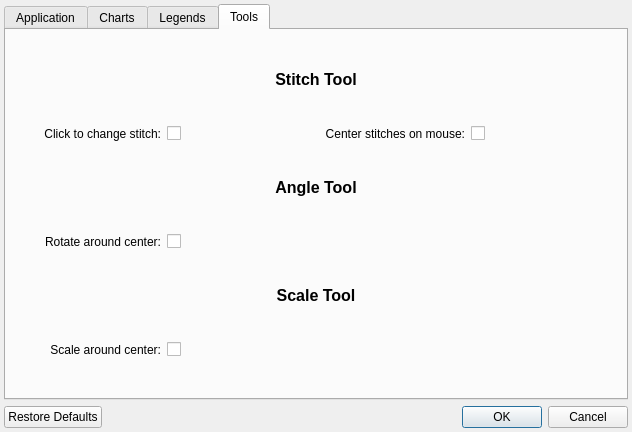
<?xml version="1.0" encoding="UTF-8"?>
<ui version="4.0">
 <class>SettingsDialog</class>
 <widget class="QDialog" name="SettingsDialog">
  <property name="geometry">
   <rect>
    <x>0</x>
    <y>0</y>
    <width>632</width>
    <height>432</height>
   </rect>
  </property>
  <property name="windowTitle">
   <string>Options</string>
  </property>
  <layout class="QGridLayout" name="gridLayout_3">
   <property name="margin">
    <number>4</number>
   </property>
   <item row="2" column="0">
    <widget class="QDialogButtonBox" name="buttonBox">
     <property name="orientation">
      <enum>Qt::Horizontal</enum>
     </property>
     <property name="standardButtons">
      <set>QDialogButtonBox::Cancel|QDialogButtonBox::Ok|QDialogButtonBox::RestoreDefaults</set>
     </property>
    </widget>
   </item>
   <item row="0" column="0">
    <widget class="QTabWidget" name="tabWidget">
     <property name="currentIndex">
      <number>3</number>
     </property>
     <widget class="QWidget" name="tab">
      <attribute name="title">
       <string>Application</string>
      </attribute>
      <layout class="QGridLayout" name="gridLayout_4">
       <item row="1" column="1" colspan="2">
        <layout class="QHBoxLayout" name="horizontalLayout">
         <item>
          <widget class="QLineEdit" name="fileLocation"/>
         </item>
         <item>
          <widget class="QToolButton" name="folderSelector">
           <property name="text">
            <string>...</string>
           </property>
          </widget>
         </item>
        </layout>
       </item>
       <item row="2" column="1" colspan="2">
        <widget class="QSpinBox" name="maxRecentFiles">
         <property name="minimum">
          <number>1</number>
         </property>
         <property name="maximum">
          <number>50</number>
         </property>
         <property name="value">
          <number>5</number>
         </property>
        </widget>
       </item>
       <item row="4" column="0" colspan="2">
        <spacer name="verticalSpacer">
         <property name="orientation">
          <enum>Qt::Vertical</enum>
         </property>
         <property name="sizeHint" stdset="0">
          <size>
           <width>20</width>
           <height>40</height>
          </size>
         </property>
        </spacer>
       </item>
       <item row="2" column="0">
        <widget class="QLabel" name="label_2">
         <property name="text">
          <string>Ma&amp;ximum Recent Files:</string>
         </property>
         <property name="alignment">
          <set>Qt::AlignRight|Qt::AlignTrailing|Qt::AlignVCenter</set>
         </property>
         <property name="buddy">
          <cstring>maxRecentFiles</cstring>
         </property>
        </widget>
       </item>
       <item row="1" column="0">
        <widget class="QLabel" name="label">
         <property name="text">
          <string>File Location:</string>
         </property>
         <property name="alignment">
          <set>Qt::AlignRight|Qt::AlignTrailing|Qt::AlignVCenter</set>
         </property>
         <property name="buddy">
          <cstring>fileLocation</cstring>
         </property>
        </widget>
       </item>
       <item row="3" column="0">
        <widget class="QLabel" name="label_27">
         <property name="toolTip">
          <string>Offset the pasted selection from the original location</string>
         </property>
         <property name="text">
          <string>Paste Offset:</string>
         </property>
         <property name="alignment">
          <set>Qt::AlignRight|Qt::AlignTrailing|Qt::AlignVCenter</set>
         </property>
         <property name="buddy">
          <cstring>pasteOffset</cstring>
         </property>
        </widget>
       </item>
       <item row="3" column="1" colspan="2">
        <widget class="QComboBox" name="pasteOffset">
         <property name="currentIndex">
          <number>0</number>
         </property>
         <item>
          <property name="text">
           <string>On mouse cursor</string>
          </property>
         </item>
         <item>
          <property name="text">
           <string>None</string>
          </property>
         </item>
         <item>
          <property name="text">
           <string>Up and Right</string>
          </property>
         </item>
         <item>
          <property name="text">
           <string>Up and Left</string>
          </property>
         </item>
         <item>
          <property name="text">
           <string>Down and Right</string>
          </property>
         </item>
         <item>
          <property name="text">
           <string>Down and Left</string>
          </property>
         </item>
        </widget>
       </item>
      </layout>
     </widget>
     <widget class="QWidget" name="tab_2">
      <attribute name="title">
       <string>Charts</string>
      </attribute>
      <layout class="QGridLayout" name="gridLayout_2">
       <item row="2" column="2">
        <widget class="QComboBox" name="chartStyle">
         <item>
          <property name="text">
           <string>Blank</string>
          </property>
         </item>
         <item>
          <property name="text">
           <string>Rows</string>
          </property>
         </item>
         <item>
          <property name="text">
           <string>Rounds</string>
          </property>
         </item>
        </widget>
       </item>
       <item row="10" column="0">
        <widget class="QLabel" name="label_23">
         <property name="text">
          <string>Alternate Row Colors:</string>
         </property>
         <property name="alignment">
          <set>Qt::AlignRight|Qt::AlignTrailing|Qt::AlignVCenter</set>
         </property>
         <property name="buddy">
          <cstring>useAltColors</cstring>
         </property>
        </widget>
       </item>
       <item row="10" column="1">
        <widget class="QCheckBox" name="useAltColors">
         <property name="sizePolicy">
          <sizepolicy hsizetype="Fixed" vsizetype="Fixed">
           <horstretch>0</horstretch>
           <verstretch>0</verstretch>
          </sizepolicy>
         </property>
         <property name="text">
          <string/>
         </property>
         <property name="checked">
          <bool>true</bool>
         </property>
        </widget>
       </item>
       <item row="10" column="2">
        <widget class="QPushButton" name="primaryColorBttn">
         <property name="sizePolicy">
          <sizepolicy hsizetype="Minimum" vsizetype="Fixed">
           <horstretch>0</horstretch>
           <verstretch>0</verstretch>
          </sizepolicy>
         </property>
         <property name="text">
          <string>Primary</string>
         </property>
         <property name="iconSize">
          <size>
           <width>16</width>
           <height>16</height>
          </size>
         </property>
        </widget>
       </item>
       <item row="11" column="2">
        <widget class="QPushButton" name="alternateColorBttn">
         <property name="sizePolicy">
          <sizepolicy hsizetype="Minimum" vsizetype="Fixed">
           <horstretch>0</horstretch>
           <verstretch>0</verstretch>
          </sizepolicy>
         </property>
         <property name="text">
          <string>Alternate</string>
         </property>
         <property name="iconSize">
          <size>
           <width>16</width>
           <height>16</height>
          </size>
         </property>
        </widget>
       </item>
       <item row="4" column="3">
        <widget class="QLabel" name="label_4">
         <property name="text">
          <string>Stitches:</string>
         </property>
         <property name="alignment">
          <set>Qt::AlignRight|Qt::AlignTrailing|Qt::AlignVCenter</set>
         </property>
         <property name="buddy">
          <cstring>stitchCount</cstring>
         </property>
        </widget>
       </item>
       <item row="4" column="4">
        <widget class="QSpinBox" name="stitchCount">
         <property name="minimum">
          <number>3</number>
         </property>
         <property name="maximum">
          <number>1000000000</number>
         </property>
         <property name="value">
          <number>15</number>
         </property>
        </widget>
       </item>
       <item row="5" column="1">
        <widget class="QCheckBox" name="showChartCenter">
         <property name="text">
          <string/>
         </property>
        </widget>
       </item>
       <item row="5" column="0">
        <widget class="QLabel" name="label_11">
         <property name="text">
          <string>Show Chart Center:</string>
         </property>
         <property name="alignment">
          <set>Qt::AlignRight|Qt::AlignTrailing|Qt::AlignVCenter</set>
         </property>
         <property name="buddy">
          <cstring>showChartCenter</cstring>
         </property>
        </widget>
       </item>
       <item row="0" column="0" colspan="5">
        <widget class="QLabel" name="label_16">
         <property name="sizePolicy">
          <sizepolicy hsizetype="Preferred" vsizetype="Fixed">
           <horstretch>0</horstretch>
           <verstretch>0</verstretch>
          </sizepolicy>
         </property>
         <property name="text">
          <string>&lt;!DOCTYPE HTML PUBLIC &quot;-//W3C//DTD HTML 4.0//EN&quot; &quot;http://www.w3.org/TR/REC-html40/strict.dtd&quot;&gt;
&lt;html&gt;&lt;head&gt;&lt;meta name=&quot;qrichtext&quot; content=&quot;1&quot; /&gt;&lt;style type=&quot;text/css&quot;&gt;
p, li { white-space: pre-wrap; }
&lt;/style&gt;&lt;/head&gt;&lt;body style=&quot; font-family:'Lucida Grande'; font-size:13pt; font-weight:400; font-style:normal;&quot;&gt;
&lt;p align=&quot;center&quot; style=&quot; margin-top:0px; margin-bottom:0px; margin-left:0px; margin-right:0px; -qt-block-indent:0; text-indent:0px;&quot;&gt;&lt;span style=&quot; font-size:12pt; font-weight:600;&quot;&gt;Chart&lt;/span&gt;&lt;/p&gt;&lt;/body&gt;&lt;/html&gt;</string>
         </property>
        </widget>
       </item>
       <item row="13" column="2">
        <widget class="QComboBox" name="chartRowIndicator">
         <item>
          <property name="text">
           <string>Dots and Text</string>
          </property>
         </item>
         <item>
          <property name="text">
           <string>Dots</string>
          </property>
         </item>
         <item>
          <property name="text">
           <string>Text</string>
          </property>
         </item>
        </widget>
       </item>
       <item row="13" column="0">
        <widget class="QLabel" name="label_28">
         <property name="text">
          <string>St&amp;yle:</string>
         </property>
         <property name="alignment">
          <set>Qt::AlignRight|Qt::AlignTrailing|Qt::AlignVCenter</set>
         </property>
         <property name="buddy">
          <cstring>chartRowIndicator</cstring>
         </property>
        </widget>
       </item>
       <item row="14" column="1">
        <widget class="QCheckBox" name="showIndicatorOutline">
         <property name="text">
          <string/>
         </property>
        </widget>
       </item>
       <item row="14" column="0">
        <widget class="QLabel" name="label_25">
         <property name="text">
          <string>Show Outline:</string>
         </property>
         <property name="alignment">
          <set>Qt::AlignRight|Qt::AlignTrailing|Qt::AlignVCenter</set>
         </property>
         <property name="buddy">
          <cstring>showIndicatorOutline</cstring>
         </property>
        </widget>
       </item>
       <item row="4" column="2">
        <widget class="QComboBox" name="defaultStitch"/>
       </item>
       <item row="2" column="4">
        <widget class="QSpinBox" name="rowCount">
         <property name="minimum">
          <number>1</number>
         </property>
         <property name="maximum">
          <number>1000000000</number>
         </property>
         <property name="value">
          <number>15</number>
         </property>
        </widget>
       </item>
       <item row="2" column="0">
        <widget class="QLabel" name="label_24">
         <property name="text">
          <string>Style:</string>
         </property>
         <property name="alignment">
          <set>Qt::AlignRight|Qt::AlignTrailing|Qt::AlignVCenter</set>
         </property>
         <property name="buddy">
          <cstring>chartStyle</cstring>
         </property>
        </widget>
       </item>
       <item row="5" column="4">
        <widget class="QSpinBox" name="increaseBy">
         <property name="minimum">
          <number>0</number>
         </property>
         <property name="value">
          <number>12</number>
         </property>
        </widget>
       </item>
       <item row="2" column="3">
        <widget class="QLabel" name="label_5">
         <property name="text">
          <string>Rows:</string>
         </property>
         <property name="alignment">
          <set>Qt::AlignRight|Qt::AlignTrailing|Qt::AlignVCenter</set>
         </property>
         <property name="buddy">
          <cstring>rowCount</cstring>
         </property>
        </widget>
       </item>
       <item row="4" column="0">
        <widget class="QLabel" name="label_6">
         <property name="text">
          <string>Default Stitch:</string>
         </property>
         <property name="alignment">
          <set>Qt::AlignRight|Qt::AlignTrailing|Qt::AlignVCenter</set>
         </property>
         <property name="buddy">
          <cstring>defaultStitch</cstring>
         </property>
        </widget>
       </item>
       <item row="10" column="4">
        <widget class="QSpinBox" name="cellHeight">
         <property name="minimum">
          <number>1</number>
         </property>
         <property name="maximum">
          <number>999999999</number>
         </property>
         <property name="value">
          <number>64</number>
         </property>
        </widget>
       </item>
       <item row="11" column="4">
        <widget class="QSpinBox" name="cellWidth">
         <property name="minimum">
          <number>1</number>
         </property>
         <property name="maximum">
          <number>999999999</number>
         </property>
         <property name="value">
          <number>64</number>
         </property>
        </widget>
       </item>
       <item row="5" column="3">
        <widget class="QLabel" name="label_10">
         <property name="text">
          <string>I&amp;ncrease By:</string>
         </property>
         <property name="alignment">
          <set>Qt::AlignRight|Qt::AlignTrailing|Qt::AlignVCenter</set>
         </property>
         <property name="buddy">
          <cstring>increaseBy</cstring>
         </property>
        </widget>
       </item>
       <item row="10" column="3">
        <widget class="QLabel" name="label_29">
         <property name="text">
          <string>Cell Height:</string>
         </property>
         <property name="alignment">
          <set>Qt::AlignRight|Qt::AlignTrailing|Qt::AlignVCenter</set>
         </property>
         <property name="buddy">
          <cstring>cellHeight</cstring>
         </property>
        </widget>
       </item>
       <item row="11" column="3">
        <widget class="QLabel" name="label_30">
         <property name="text">
          <string>Cell Width:</string>
         </property>
         <property name="alignment">
          <set>Qt::AlignRight|Qt::AlignTrailing|Qt::AlignVCenter</set>
         </property>
         <property name="buddy">
          <cstring>cellWidth</cstring>
         </property>
        </widget>
       </item>
       <item row="12" column="0" colspan="5">
        <widget class="QLabel" name="label_18">
         <property name="text">
          <string>&lt;!DOCTYPE HTML PUBLIC &quot;-//W3C//DTD HTML 4.0//EN&quot; &quot;http://www.w3.org/TR/REC-html40/strict.dtd&quot;&gt;
&lt;html&gt;&lt;head&gt;&lt;meta name=&quot;qrichtext&quot; content=&quot;1&quot; /&gt;&lt;style type=&quot;text/css&quot;&gt;
p, li { white-space: pre-wrap; }
&lt;/style&gt;&lt;/head&gt;&lt;body style=&quot; font-family:'Lucida Grande'; font-size:13pt; font-weight:400; font-style:normal;&quot;&gt;
&lt;p align=&quot;center&quot; style=&quot; margin-top:0px; margin-bottom:0px; margin-left:0px; margin-right:0px; -qt-block-indent:0; text-indent:0px;&quot;&gt;&lt;span style=&quot; font-size:12pt; font-weight:600;&quot;&gt;Indicators&lt;/span&gt;&lt;/p&gt;&lt;/body&gt;&lt;/html&gt;</string>
         </property>
         <property name="alignment">
          <set>Qt::AlignCenter</set>
         </property>
        </widget>
       </item>
       <item row="13" column="4">
        <widget class="QPushButton" name="dotColorBttn">
         <property name="enabled">
          <bool>true</bool>
         </property>
         <property name="text">
          <string>Indicator Color</string>
         </property>
        </widget>
       </item>
       <item row="15" column="0">
        <spacer name="verticalSpacer_2">
         <property name="orientation">
          <enum>Qt::Vertical</enum>
         </property>
         <property name="sizeHint" stdset="0">
          <size>
           <width>20</width>
           <height>40</height>
          </size>
         </property>
        </spacer>
       </item>
      </layout>
     </widget>
     <widget class="QWidget" name="tab_4">
      <attribute name="title">
       <string>Legends</string>
      </attribute>
      <layout class="QGridLayout" name="gridLayout">
       <item row="10" column="2">
        <widget class="QCheckBox" name="showColorHexValues">
         <property name="text">
          <string/>
         </property>
        </widget>
       </item>
       <item row="5" column="4">
        <widget class="QCheckBox" name="showStitchWrongSide">
         <property name="sizePolicy">
          <sizepolicy hsizetype="Minimum" vsizetype="Fixed">
           <horstretch>0</horstretch>
           <verstretch>0</verstretch>
          </sizepolicy>
         </property>
         <property name="text">
          <string/>
         </property>
        </widget>
       </item>
       <item row="2" column="3">
        <widget class="QLabel" name="label_7">
         <property name="text">
          <string>Colu&amp;mn Count:</string>
         </property>
         <property name="alignment">
          <set>Qt::AlignRight|Qt::AlignTrailing|Qt::AlignVCenter</set>
         </property>
         <property name="buddy">
          <cstring>stitchLegendColumnCount</cstring>
         </property>
        </widget>
       </item>
       <item row="2" column="4" colspan="2">
        <widget class="QSpinBox" name="stitchLegendColumnCount">
         <property name="minimum">
          <number>1</number>
         </property>
         <property name="maximum">
          <number>10</number>
         </property>
         <property name="value">
          <number>2</number>
         </property>
        </widget>
       </item>
       <item row="6" column="0" colspan="6">
        <widget class="QLabel" name="label_21">
         <property name="sizePolicy">
          <sizepolicy hsizetype="Preferred" vsizetype="Fixed">
           <horstretch>0</horstretch>
           <verstretch>0</verstretch>
          </sizepolicy>
         </property>
         <property name="text">
          <string>&lt;!DOCTYPE HTML PUBLIC &quot;-//W3C//DTD HTML 4.0//EN&quot; &quot;http://www.w3.org/TR/REC-html40/strict.dtd&quot;&gt;
&lt;html&gt;&lt;head&gt;&lt;meta name=&quot;qrichtext&quot; content=&quot;1&quot; /&gt;&lt;style type=&quot;text/css&quot;&gt;
p, li { white-space: pre-wrap; }
&lt;/style&gt;&lt;/head&gt;&lt;body style=&quot; font-family:'Ubuntu'; font-size:10pt; font-weight:400; font-style:normal;&quot;&gt;
&lt;p align=&quot;center&quot; style=&quot; margin-top:0px; margin-bottom:0px; margin-left:0px; margin-right:0px; -qt-block-indent:0; text-indent:0px;&quot;&gt;&lt;span style=&quot; font-size:12pt; font-weight:600;&quot;&gt;Color Legend&lt;/span&gt;&lt;/p&gt;&lt;/body&gt;&lt;/html&gt;</string>
         </property>
        </widget>
       </item>
       <item row="8" column="3">
        <widget class="QLabel" name="label_9">
         <property name="text">
          <string>Color Prefi&amp;x:</string>
         </property>
         <property name="alignment">
          <set>Qt::AlignRight|Qt::AlignTrailing|Qt::AlignVCenter</set>
         </property>
         <property name="buddy">
          <cstring>colorPrefix</cstring>
         </property>
        </widget>
       </item>
       <item row="9" column="2">
        <widget class="QCheckBox" name="showColorBorder">
         <property name="text">
          <string/>
         </property>
        </widget>
       </item>
       <item row="8" column="4" colspan="2">
        <widget class="QLineEdit" name="colorPrefix">
         <property name="text">
          <string>C</string>
         </property>
        </widget>
       </item>
       <item row="9" column="0" colspan="2">
        <widget class="QLabel" name="label_13">
         <property name="text">
          <string>Show Border:</string>
         </property>
         <property name="alignment">
          <set>Qt::AlignRight|Qt::AlignTrailing|Qt::AlignVCenter</set>
         </property>
         <property name="buddy">
          <cstring>showColorBorder</cstring>
         </property>
        </widget>
       </item>
       <item row="10" column="4" colspan="2">
        <widget class="QComboBox" name="colorLegendSortBy"/>
       </item>
       <item row="9" column="3">
        <widget class="QLabel" name="label_8">
         <property name="text">
          <string>Column Count:</string>
         </property>
         <property name="alignment">
          <set>Qt::AlignRight|Qt::AlignTrailing|Qt::AlignVCenter</set>
         </property>
         <property name="buddy">
          <cstring>colorLegendColumnCount</cstring>
         </property>
        </widget>
       </item>
       <item row="9" column="4" colspan="2">
        <widget class="QSpinBox" name="colorLegendColumnCount">
         <property name="minimum">
          <number>1</number>
         </property>
         <property name="maximum">
          <number>10</number>
         </property>
         <property name="value">
          <number>2</number>
         </property>
        </widget>
       </item>
       <item row="10" column="3">
        <widget class="QLabel" name="colorSortByLbl">
         <property name="text">
          <string>Sort B&amp;y:</string>
         </property>
         <property name="alignment">
          <set>Qt::AlignRight|Qt::AlignTrailing|Qt::AlignVCenter</set>
         </property>
         <property name="buddy">
          <cstring>colorLegendSortBy</cstring>
         </property>
        </widget>
       </item>
       <item row="4" column="2">
        <widget class="QCheckBox" name="showStitchBorder">
         <property name="sizePolicy">
          <sizepolicy hsizetype="Minimum" vsizetype="Fixed">
           <horstretch>0</horstretch>
           <verstretch>0</verstretch>
          </sizepolicy>
         </property>
         <property name="text">
          <string/>
         </property>
        </widget>
       </item>
       <item row="4" column="1">
        <widget class="QLabel" name="label_19">
         <property name="text">
          <string>Show Border:</string>
         </property>
         <property name="alignment">
          <set>Qt::AlignRight|Qt::AlignTrailing|Qt::AlignVCenter</set>
         </property>
         <property name="buddy">
          <cstring>showStitchBorder</cstring>
         </property>
        </widget>
       </item>
       <item row="2" column="2">
        <widget class="QCheckBox" name="showStitchTitle">
         <property name="sizePolicy">
          <sizepolicy hsizetype="Minimum" vsizetype="Fixed">
           <horstretch>0</horstretch>
           <verstretch>0</verstretch>
          </sizepolicy>
         </property>
         <property name="text">
          <string/>
         </property>
        </widget>
       </item>
       <item row="2" column="1">
        <widget class="QLabel" name="label_15">
         <property name="text">
          <string>Show Title:</string>
         </property>
         <property name="alignment">
          <set>Qt::AlignRight|Qt::AlignTrailing|Qt::AlignVCenter</set>
         </property>
         <property name="buddy">
          <cstring>showStitchTitle</cstring>
         </property>
        </widget>
       </item>
       <item row="8" column="2">
        <widget class="QCheckBox" name="showColorTitle">
         <property name="text">
          <string/>
         </property>
        </widget>
       </item>
       <item row="10" column="1">
        <widget class="QLabel" name="label_12">
         <property name="text">
          <string>Show Hex &amp;Value:</string>
         </property>
         <property name="alignment">
          <set>Qt::AlignRight|Qt::AlignTrailing|Qt::AlignVCenter</set>
         </property>
         <property name="buddy">
          <cstring>showColorHexValues</cstring>
         </property>
        </widget>
       </item>
       <item row="8" column="1">
        <widget class="QLabel" name="label_14">
         <property name="text">
          <string>Show Title:</string>
         </property>
         <property name="alignment">
          <set>Qt::AlignRight|Qt::AlignTrailing|Qt::AlignVCenter</set>
         </property>
         <property name="buddy">
          <cstring>showColorTitle</cstring>
         </property>
        </widget>
       </item>
       <item row="5" column="3">
        <widget class="QLabel" name="showStitchWrongSideLbl">
         <property name="text">
          <string>Show Wrong Side:</string>
         </property>
         <property name="alignment">
          <set>Qt::AlignRight|Qt::AlignTrailing|Qt::AlignVCenter</set>
         </property>
         <property name="buddy">
          <cstring>showStitchWrongSide</cstring>
         </property>
        </widget>
       </item>
       <item row="4" column="4">
        <widget class="QCheckBox" name="showStitchDescription">
         <property name="sizePolicy">
          <sizepolicy hsizetype="Minimum" vsizetype="Fixed">
           <horstretch>0</horstretch>
           <verstretch>0</verstretch>
          </sizepolicy>
         </property>
         <property name="text">
          <string/>
         </property>
        </widget>
       </item>
       <item row="4" column="3">
        <widget class="QLabel" name="label_17">
         <property name="text">
          <string>Show Description:</string>
         </property>
         <property name="alignment">
          <set>Qt::AlignRight|Qt::AlignTrailing|Qt::AlignVCenter</set>
         </property>
         <property name="buddy">
          <cstring>showStitchDescription</cstring>
         </property>
        </widget>
       </item>
       <item row="0" column="0" colspan="6">
        <widget class="QLabel" name="label_20">
         <property name="sizePolicy">
          <sizepolicy hsizetype="Preferred" vsizetype="Fixed">
           <horstretch>0</horstretch>
           <verstretch>0</verstretch>
          </sizepolicy>
         </property>
         <property name="text">
          <string>&lt;!DOCTYPE HTML PUBLIC &quot;-//W3C//DTD HTML 4.0//EN&quot; &quot;http://www.w3.org/TR/REC-html40/strict.dtd&quot;&gt;
&lt;html&gt;&lt;head&gt;&lt;meta name=&quot;qrichtext&quot; content=&quot;1&quot; /&gt;&lt;style type=&quot;text/css&quot;&gt;
p, li { white-space: pre-wrap; }
&lt;/style&gt;&lt;/head&gt;&lt;body style=&quot; font-family:'Ubuntu'; font-size:10pt; font-weight:400; font-style:normal;&quot;&gt;
&lt;p align=&quot;center&quot; style=&quot; margin-top:0px; margin-bottom:0px; margin-left:0px; margin-right:0px; -qt-block-indent:0; text-indent:0px;&quot;&gt;&lt;span style=&quot; font-size:12pt; font-weight:600;&quot;&gt;Stitch Legend&lt;/span&gt;&lt;/p&gt;&lt;/body&gt;&lt;/html&gt;</string>
         </property>
        </widget>
       </item>
      </layout>
     </widget>
     <widget class="QWidget" name="tab_3">
      <attribute name="title">
       <string>Tools</string>
      </attribute>
      <layout class="QGridLayout" name="gridLayout_5">
       <item row="3" column="1">
        <widget class="QCheckBox" name="rotateAroundCenter">
         <property name="sizePolicy">
          <sizepolicy hsizetype="Minimum" vsizetype="Fixed">
           <horstretch>0</horstretch>
           <verstretch>0</verstretch>
          </sizepolicy>
         </property>
         <property name="text">
          <string/>
         </property>
        </widget>
       </item>
       <item row="0" column="0" colspan="4">
        <widget class="QLabel" name="label_31">
         <property name="sizePolicy">
          <sizepolicy hsizetype="Preferred" vsizetype="Fixed">
           <horstretch>0</horstretch>
           <verstretch>0</verstretch>
          </sizepolicy>
         </property>
         <property name="text">
          <string>&lt;!DOCTYPE HTML PUBLIC &quot;-//W3C//DTD HTML 4.0//EN&quot; &quot;http://www.w3.org/TR/REC-html40/strict.dtd&quot;&gt;
&lt;html&gt;&lt;head&gt;&lt;meta name=&quot;qrichtext&quot; content=&quot;1&quot; /&gt;&lt;style type=&quot;text/css&quot;&gt;
p, li { white-space: pre-wrap; }
&lt;/style&gt;&lt;/head&gt;&lt;body style=&quot; font-family:'Sans Serif'; font-size:9pt; font-weight:400; font-style:normal;&quot;&gt;
&lt;p align=&quot;center&quot; style=&quot; margin-top:0px; margin-bottom:0px; margin-left:0px; margin-right:0px; -qt-block-indent:0; text-indent:0px;&quot;&gt;&lt;span style=&quot; font-family:'Ubuntu'; font-size:12pt; font-weight:600;&quot;&gt;Stitch Tool&lt;/span&gt;&lt;/p&gt;&lt;/body&gt;&lt;/html&gt;</string>
         </property>
        </widget>
       </item>
       <item row="1" column="3">
        <widget class="QCheckBox" name="centerNewStitchOnMouse">
         <property name="text">
          <string/>
         </property>
        </widget>
       </item>
       <item row="2" column="0" colspan="4">
        <widget class="QLabel" name="label_36">
         <property name="sizePolicy">
          <sizepolicy hsizetype="Preferred" vsizetype="Fixed">
           <horstretch>0</horstretch>
           <verstretch>0</verstretch>
          </sizepolicy>
         </property>
         <property name="text">
          <string>&lt;!DOCTYPE HTML PUBLIC &quot;-//W3C//DTD HTML 4.0//EN&quot; &quot;http://www.w3.org/TR/REC-html40/strict.dtd&quot;&gt;
&lt;html&gt;&lt;head&gt;&lt;meta name=&quot;qrichtext&quot; content=&quot;1&quot; /&gt;&lt;style type=&quot;text/css&quot;&gt;
p, li { white-space: pre-wrap; }
&lt;/style&gt;&lt;/head&gt;&lt;body style=&quot; font-family:'Sans Serif'; font-size:9pt; font-weight:400; font-style:normal;&quot;&gt;
&lt;p align=&quot;center&quot; style=&quot; margin-top:0px; margin-bottom:0px; margin-left:0px; margin-right:0px; -qt-block-indent:0; text-indent:0px;&quot;&gt;&lt;span style=&quot; font-family:'Ubuntu'; font-size:12pt; font-weight:600;&quot;&gt;Angle Tool&lt;/span&gt;&lt;/p&gt;&lt;/body&gt;&lt;/html&gt;</string>
         </property>
        </widget>
       </item>
       <item row="1" column="0">
        <widget class="QLabel" name="label_32">
         <property name="text">
          <string>Click to change stitch:</string>
         </property>
         <property name="alignment">
          <set>Qt::AlignRight|Qt::AlignTrailing|Qt::AlignVCenter</set>
         </property>
         <property name="buddy">
          <cstring>showStitchTitle</cstring>
         </property>
        </widget>
       </item>
       <item row="5" column="0">
        <widget class="QLabel" name="label_39">
         <property name="text">
          <string>Scale around center:</string>
         </property>
         <property name="alignment">
          <set>Qt::AlignRight|Qt::AlignTrailing|Qt::AlignVCenter</set>
         </property>
        </widget>
       </item>
       <item row="3" column="0">
        <widget class="QLabel" name="label_37">
         <property name="text">
          <string>Rotate around center:</string>
         </property>
         <property name="alignment">
          <set>Qt::AlignRight|Qt::AlignTrailing|Qt::AlignVCenter</set>
         </property>
         <property name="buddy">
          <cstring>showStitchTitle</cstring>
         </property>
        </widget>
       </item>
       <item row="1" column="1">
        <widget class="QCheckBox" name="replaceStitchWithPress">
         <property name="sizePolicy">
          <sizepolicy hsizetype="Minimum" vsizetype="Fixed">
           <horstretch>0</horstretch>
           <verstretch>0</verstretch>
          </sizepolicy>
         </property>
         <property name="text">
          <string/>
         </property>
        </widget>
       </item>
       <item row="4" column="0" colspan="4">
        <widget class="QLabel" name="label_38">
         <property name="sizePolicy">
          <sizepolicy hsizetype="Preferred" vsizetype="Fixed">
           <horstretch>0</horstretch>
           <verstretch>0</verstretch>
          </sizepolicy>
         </property>
         <property name="text">
          <string>&lt;!DOCTYPE HTML PUBLIC &quot;-//W3C//DTD HTML 4.0//EN&quot; &quot;http://www.w3.org/TR/REC-html40/strict.dtd&quot;&gt;
&lt;html&gt;&lt;head&gt;&lt;meta name=&quot;qrichtext&quot; content=&quot;1&quot; /&gt;&lt;style type=&quot;text/css&quot;&gt;
p, li { white-space: pre-wrap; }
&lt;/style&gt;&lt;/head&gt;&lt;body style=&quot; font-family:'Sans Serif'; font-size:9pt; font-weight:400; font-style:normal;&quot;&gt;
&lt;p align=&quot;center&quot; style=&quot; margin-top:0px; margin-bottom:0px; margin-left:0px; margin-right:0px; -qt-block-indent:0; text-indent:0px;&quot;&gt;&lt;span style=&quot; font-family:'Ubuntu'; font-size:12pt; font-weight:600;&quot;&gt;Scale Tool&lt;/span&gt;&lt;/p&gt;&lt;/body&gt;&lt;/html&gt;</string>
         </property>
         <property name="alignment">
          <set>Qt::AlignCenter</set>
         </property>
        </widget>
       </item>
       <item row="1" column="2">
        <widget class="QLabel" name="label_33">
         <property name="text">
          <string>Center stitches on mouse:</string>
         </property>
         <property name="alignment">
          <set>Qt::AlignRight|Qt::AlignTrailing|Qt::AlignVCenter</set>
         </property>
        </widget>
       </item>
       <item row="5" column="1">
        <widget class="QCheckBox" name="scaleAroundCenter">
         <property name="text">
          <string/>
         </property>
        </widget>
       </item>
      </layout>
     </widget>
    </widget>
   </item>
  </layout>
 </widget>
 <tabstops>
  <tabstop>fileLocation</tabstop>
  <tabstop>folderSelector</tabstop>
  <tabstop>maxRecentFiles</tabstop>
  <tabstop>pasteOffset</tabstop>
  <tabstop>chartStyle</tabstop>
  <tabstop>defaultStitch</tabstop>
  <tabstop>showChartCenter</tabstop>
  <tabstop>useAltColors</tabstop>
  <tabstop>primaryColorBttn</tabstop>
  <tabstop>alternateColorBttn</tabstop>
  <tabstop>rowCount</tabstop>
  <tabstop>stitchCount</tabstop>
  <tabstop>increaseBy</tabstop>
  <tabstop>cellHeight</tabstop>
  <tabstop>cellWidth</tabstop>
  <tabstop>chartRowIndicator</tabstop>
  <tabstop>showIndicatorOutline</tabstop>
  <tabstop>dotColorBttn</tabstop>
  <tabstop>showStitchTitle</tabstop>
  <tabstop>showStitchBorder</tabstop>
  <tabstop>stitchLegendColumnCount</tabstop>
  <tabstop>showStitchDescription</tabstop>
  <tabstop>showStitchWrongSide</tabstop>
  <tabstop>showColorTitle</tabstop>
  <tabstop>showColorBorder</tabstop>
  <tabstop>showColorHexValues</tabstop>
  <tabstop>colorPrefix</tabstop>
  <tabstop>colorLegendColumnCount</tabstop>
  <tabstop>colorLegendSortBy</tabstop>
  <tabstop>buttonBox</tabstop>
 </tabstops>
 <resources/>
 <connections>
  <connection>
   <sender>buttonBox</sender>
   <signal>accepted()</signal>
   <receiver>SettingsDialog</receiver>
   <slot>accept()</slot>
   <hints>
    <hint type="sourcelabel">
     <x>268</x>
     <y>385</y>
    </hint>
    <hint type="destinationlabel">
     <x>157</x>
     <y>274</y>
    </hint>
   </hints>
  </connection>
  <connection>
   <sender>buttonBox</sender>
   <signal>rejected()</signal>
   <receiver>SettingsDialog</receiver>
   <slot>reject()</slot>
   <hints>
    <hint type="sourcelabel">
     <x>336</x>
     <y>385</y>
    </hint>
    <hint type="destinationlabel">
     <x>286</x>
     <y>274</y>
    </hint>
   </hints>
  </connection>
  <connection>
   <sender>useAltColors</sender>
   <signal>toggled(bool)</signal>
   <receiver>primaryColorBttn</receiver>
   <slot>setEnabled(bool)</slot>
   <hints>
    <hint type="sourcelabel">
     <x>182</x>
     <y>156</y>
    </hint>
    <hint type="destinationlabel">
     <x>328</x>
     <y>157</y>
    </hint>
   </hints>
  </connection>
  <connection>
   <sender>useAltColors</sender>
   <signal>toggled(bool)</signal>
   <receiver>alternateColorBttn</receiver>
   <slot>setEnabled(bool)</slot>
   <hints>
    <hint type="sourcelabel">
     <x>182</x>
     <y>156</y>
    </hint>
    <hint type="destinationlabel">
     <x>328</x>
     <y>184</y>
    </hint>
   </hints>
  </connection>
 </connections>
</ui>
